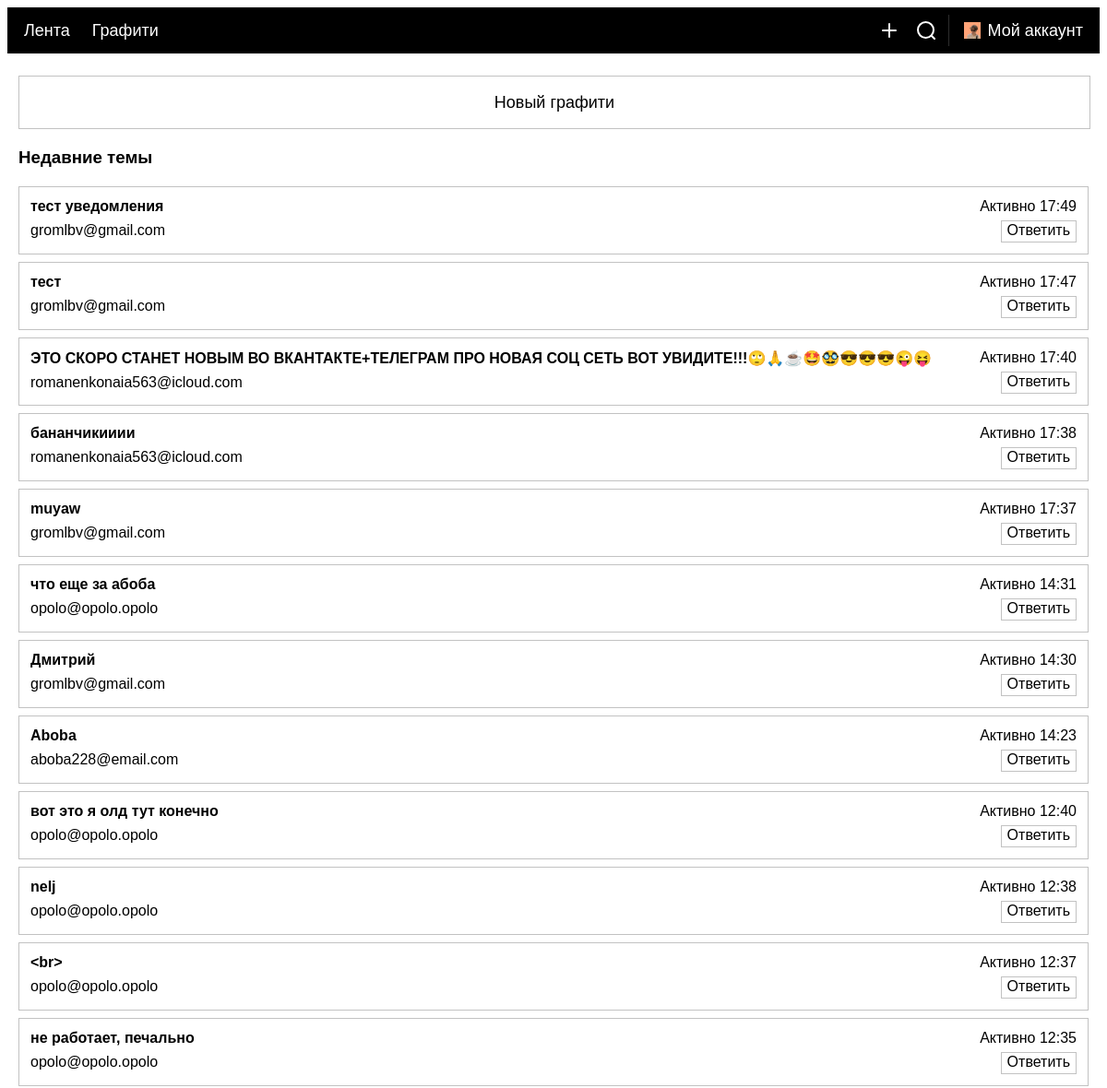
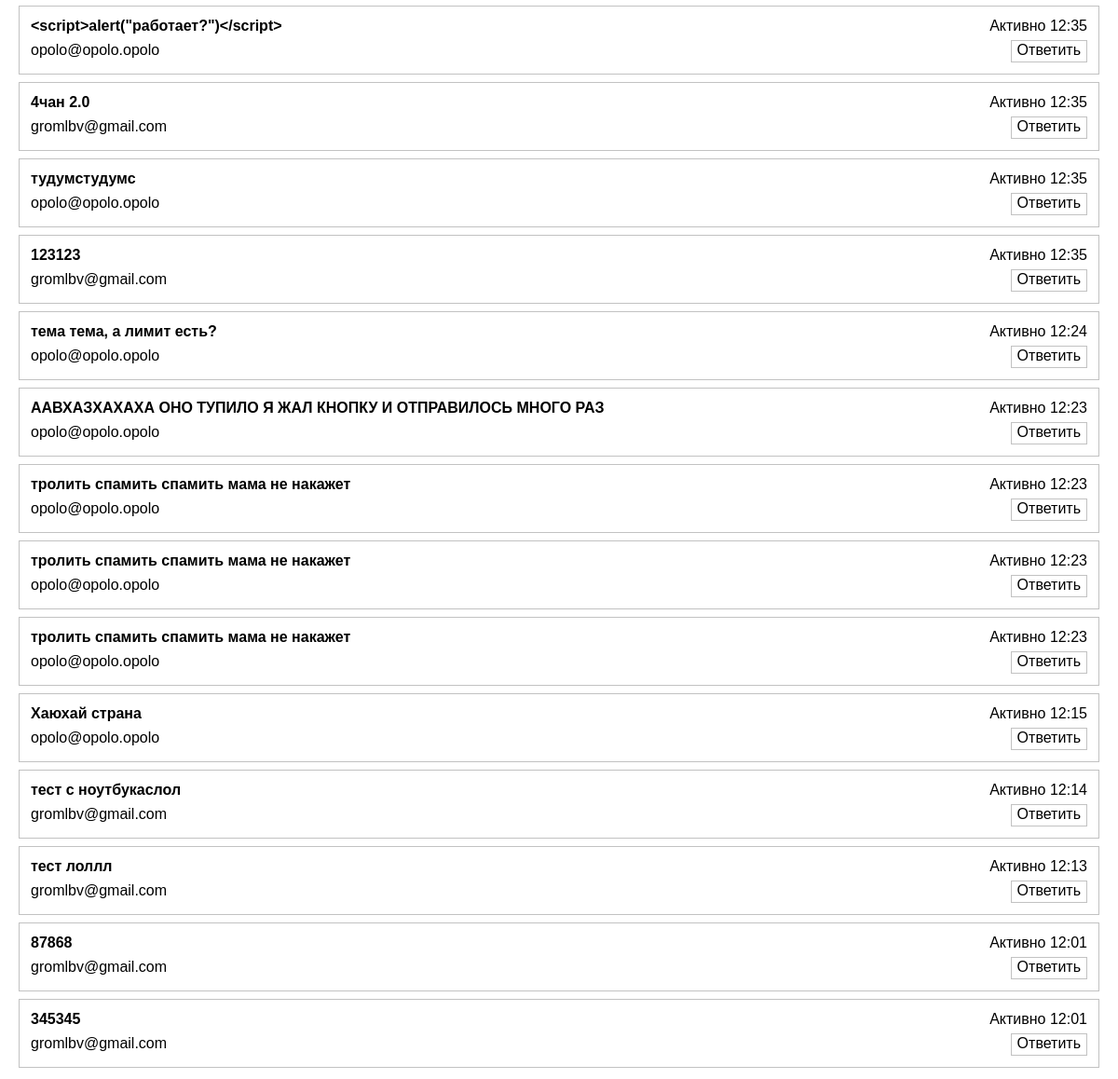
The page /graphiti (signed in) on the database its author committed (2 pictures, top to bottom).
### tables this page shows
CREATE TABLE "threads" (
	"threadid"	INTEGER UNIQUE,
	"name"	TEXT,
	"author"	TEXT,
	"last_activity"	INTEGER,
	"creation_date"	INTEGER,
	PRIMARY KEY("threadid" AUTOINCREMENT)
);

CREATE TABLE "users" (
	"userid"	INTEGER UNIQUE,
	"email"	text,
	"username"	text,
	"password"	text,
	"creation_date"	integer,
	PRIMARY KEY("userid" AUTOINCREMENT)
);

### main.py (the view)
@app.route('/graphiti', methods=['POST', 'GET'])
def graphiti():
    all_threads = db.parse_threads()
    return render_template('graphiti.html', all_threads=all_threads)

### sqlitedb.py (called while the page is built)
def get_db():
    conn = sqlite3.connect('lbvforum.db')
    conn.row_factory = sqlite3.Row
    return conn

def parse_threads():
    with get_db() as conn:
        c = conn.cursor()
        c.execute("""SELECT threads.*, users.email FROM threads
                     JOIN users ON threads.author = users.rowid""")
        all_threads = c.fetchall()
        threads_with_dates = []
        for thread in all_threads:
            thread_dict = dict(thread)
            thread_dict['creation_date'] = datetime.datetime.fromtimestamp(thread_dict['creation_date']).strftime('%H:%M')
            threads_with_dates.append(thread_dict)
        threads_with_dates.reverse()
        return threads_with_dates

### templates/graphiti.html (shortened to what this page needs)
{% extends "base.html" %}
{% block content %}
    <a class="button-like new-theme outline grow" href="{{ url_for('new_graphiti') }}">Новый графити</a>
    <div class="recent-themes">
        <h3>Недавние темы</h3>
        {% for threads in all_threads %}
            <div class="theme-home">
                <div class="theme-left">
                    <h4>{{ threads['name'] }}</h4>
                    <p>{{ threads['email'] }}</p>
                </div>
                <div class="theme-right">
                    Активно {{ threads['creation_date'] }}
                    <button class="outline">Ответить</button>
                </div>
            </div>
        {% endfor %}
    </div>
{% endblock content %}

### static/style.css (style rules this page uses)
* { font-family: 'Gill Sans', sans-serif; transition: 0.1s; }
:root { --custom-border-radius: var(0px); }
body { overflow: hidden; }
h1, h2, h3, h4, h5 { margin: 12px 0; padding: 0; }
a { display: flex; padding: 2px 24px 2px 0; margin: 0; width: fit-content; height: 24px; color: #000; font-size: 18px; text-decoration: 1px solid #00000036; cursor: pointer; }
.recent-themes { display: flex; flex-direction: column; gap: 8px; }

### rows shown on the page
threads: name "тест уведомления", email "gromlbv@gmail.com", creation_date "17:49"
threads: name "тест", email "gromlbv@gmail.com", creation_date "17:47"
threads: name "ЭТО СКОРО СТАНЕТ НОВЫМ ВО ВКАНТАКТЕ+ТЕЛЕГРАМ ПРО НОВАЯ СОЦ СЕТЬ ВОТ УВИДИТЕ!!!🙄🙏☕️🤩🥸😎😎😎😜😝", email "romanenkonaia563@icloud.com", creation_date "17:40"
threads: name "бананчикииии", email "romanenkonaia563@icloud.com", creation_date "17:38"
threads: name "muyaw", email "gromlbv@gmail.com", creation_date "17:37"
threads: name "что еще за абоба", email "opolo@opolo.opolo", creation_date "14:31"
threads: name "Дмитрий", email "gromlbv@gmail.com", creation_date "14:30"
threads: name "Aboba", email "aboba228@email.com", creation_date "14:23"
threads: name "вот это я олд тут конечно", email "opolo@opolo.opolo", creation_date "12:40"
threads: name "nelj", email "opolo@opolo.opolo", creation_date "12:38"
threads: name "<br>", email "opolo@opolo.opolo", creation_date "12:37"
threads: name "не работает, печально", email "opolo@opolo.opolo", creation_date "12:35"
threads: name "<script>alert(\"работает?\")</script>", email "opolo@opolo.opolo", creation_date "12:35"
threads: name "4чан 2.0", email "gromlbv@gmail.com", creation_date "12:35"
threads: name "тудумстудумс", email "opolo@opolo.opolo", creation_date "12:35"
threads: name "123123", email "gromlbv@gmail.com", creation_date "12:35"
threads: name "тема тема, а лимит есть?", email "opolo@opolo.opolo", creation_date "12:24"
threads: name "ААВХАЗХАХАХА ОНО ТУПИЛО Я ЖАЛ КНОПКУ И ОТПРАВИЛОСЬ МНОГО РАЗ", email "opolo@opolo.opolo", creation_date "12:23"
threads: name "тролить спамить спамить мама не накажет", email "opolo@opolo.opolo", creation_date "12:23"
threads: name "тролить спамить спамить мама не накажет", email "opolo@opolo.opolo", creation_date "12:23"
threads: name "тролить спамить спамить мама не накажет", email "opolo@opolo.opolo", creation_date "12:23"
threads: name "Хаюхай страна", email "opolo@opolo.opolo", creation_date "12:15"
threads: name "тест с ноутбукаслол", email "gromlbv@gmail.com", creation_date "12:14"
threads: name "тест лоллл", email "gromlbv@gmail.com", creation_date "12:13"
threads: name "87868", email "gromlbv@gmail.com", creation_date "12:01"
threads: name "345345", email "gromlbv@gmail.com", creation_date "12:01"
